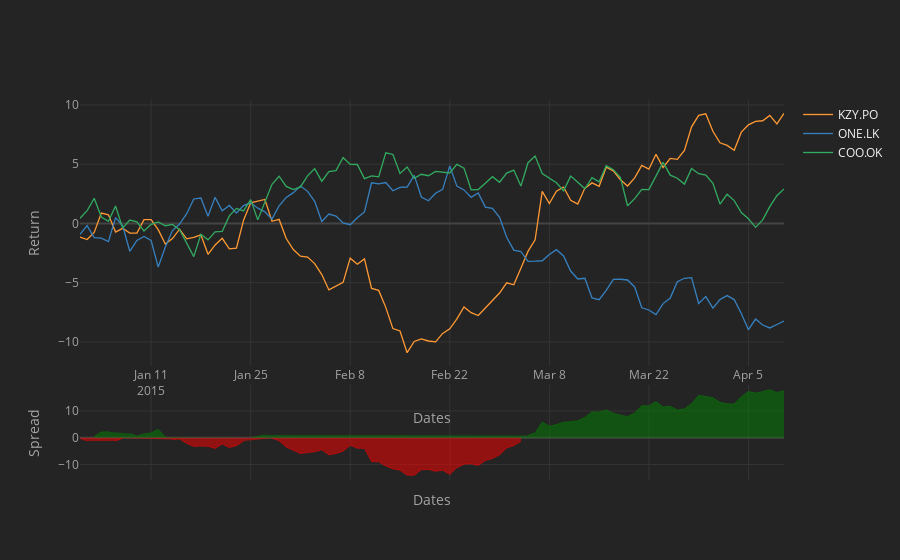

Notebook cell for this chart:
### Code cell
cf.datagen.lines(3).iplot(kind='spread', xTitle='Dates', yTitle='Return')
